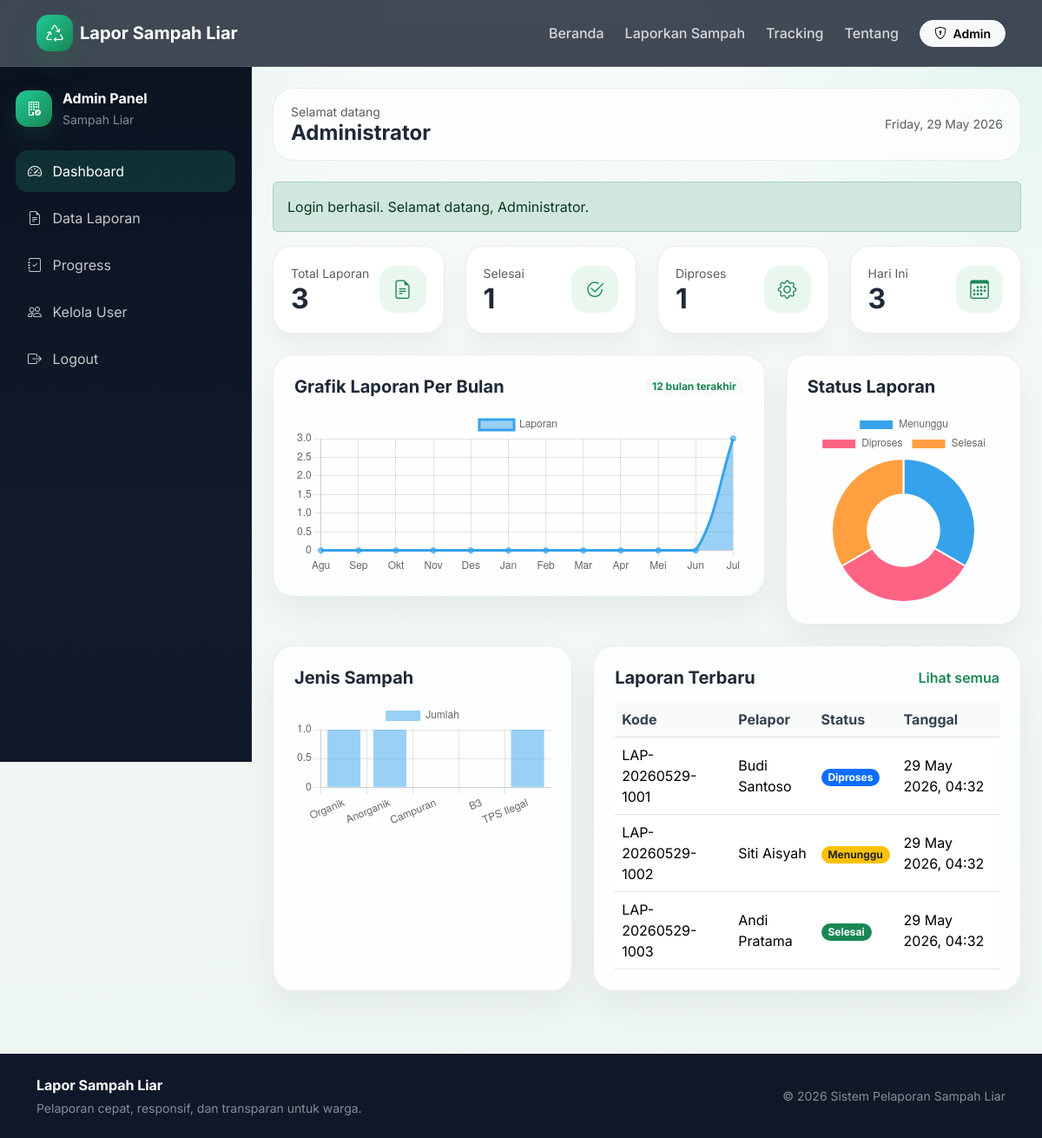
Page /admin/dashboard.php (signed in) on the committed database.
### tables this page shows
CREATE TABLE laporan (
    id INT AUTO_INCREMENT PRIMARY KEY,
    kode_laporan VARCHAR(20) NOT NULL,
    nama_pelapor VARCHAR(100) NOT NULL,
    email VARCHAR(100) NOT NULL,
    no_hp VARCHAR(20) NOT NULL,
    jenis_sampah VARCHAR(100) NOT NULL,
    deskripsi TEXT NOT NULL,
    foto VARCHAR(255),
    latitude VARCHAR(50) NOT NULL,
    longitude VARCHAR(50) NOT NULL,
    alamat TEXT NOT NULL,
    status ENUM('menunggu','diproses','selesai') DEFAULT 'menunggu',
    created_at TIMESTAMP DEFAULT CURRENT_TIMESTAMP
);

### helpers/functions.php (called while the page is built, shortened)
<?php
function base_url(string $path = ''): string {
    return rtrim(APP_URL, '/') . '/' . ltrim($path, '/');
}
function e(?string $value): string {
    return htmlspecialchars((string)$value, ENT_QUOTES, 'UTF-8');
}
function flash_get(string $key): ?string {
    $msg = $_SESSION['_flash'][$key];
    return $msg;
}
function format_date_id(?string $date): string {
    return date('d M Y, H:i', strtotime($date));
}
function badge_status(string $status): string {
    return match ($status) {
        'diproses' => 'bg-primary',
        'selesai' => 'bg-success',
        default => 'bg-warning text-dark',
    };
}
function label_status(string $status): string {
    return match ($status) {
        'diproses' => 'Diproses',
        'selesai' => 'Selesai',
        default => 'Menunggu',
    };
}

### helpers/auth.php (called while the page is built, shortened)
<?php
require_once __DIR__ . '/functions.php';
function auth_user(): ?array {
    if (!empty($_SESSION['auth_user']) && is_array($_SESSION['auth_user'])) {
        return $_SESSION['auth_user'];
    }
    return null;
}

### admin/dashboard.php (the view, shortened to what this page needs)
<?php
require_once __DIR__ . '/../helpers/auth.php';
require_once __DIR__ . '/../helpers/functions.php';
include __DIR__ . '/../templates/header.php';
$auth = auth_user();
$total = (int)($conn->query("SELECT COUNT(*) c FROM laporan")->fetch_assoc()['c'] ?? 0);
$selesai = (int)($conn->query("SELECT COUNT(*) c FROM laporan WHERE status='selesai'")->fetch_assoc()['c'] ?? 0);
$diproses = (int)($conn->query("SELECT COUNT(*) c FROM laporan WHERE status='diproses'")->fetch_assoc()['c'] ?? 0);
$hariini = (int)($conn->query("SELECT COUNT(*) c FROM laporan WHERE DATE(created_at) = CURDATE()")->fetch_assoc()['c'] ?? 0);
$monthly = [];
for ($i = 11; $i >= 0; $i--) {
    $monthKey = date('Y-m', strtotime("-$i months"));
    $stmt = $conn->prepare("SELECT COUNT(*) c FROM laporan WHERE DATE_FORMAT(created_at, '%Y-%m') = ?");
    $stmt->bind_param('s', $monthKey);
    $stmt->execute();
    $monthly[] = (int)($stmt->get_result()->fetch_assoc()['c'] ?? 0);
}
$statusCounts = [
    (int)($conn->query("SELECT COUNT(*) c FROM laporan WHERE status='menunggu'")->fetch_assoc()['c'] ?? 0),
    $diproses,
    $selesai
];
$typeCounts = [];
$types = ['organik','anorganik','campuran','b3','tps_ilegal'];
foreach ($types as $t) {
    $stmt = $conn->prepare("SELECT COUNT(*) c FROM laporan WHERE jenis_sampah = ?");
    $stmt->bind_param('s', $t);
    $stmt->execute();
    $typeCounts[] = (int)($stmt->get_result()->fetch_assoc()['c'] ?? 0);
}
?>
<div class="admin-layout">
  <?php include __DIR__ . '/../templates/sidebar.php'; ?>
  <main class="admin-main">
    <div class="admin-topbar d-flex flex-column flex-lg-row justify-content-between align-items-lg-center gap-3 mb-4">
      <div>
        <div class="text-muted small">Selamat datang</div>
        <h4 class="fw-bold mb-0"><?= e($auth['nama'] ?? 'Admin'); ?></h4>
      </div>
      <div class="text-muted small"><?= date('l, d F Y'); ?></div>
    </div>
    <?php if ($msg = flash_get('success')): ?>
      <div class="alert alert-success"><?= e($msg); ?></div>
    <?php endif; ?>
    <div class="row g-4 mb-4">
      <div class="col-md-6 col-xl-3">
        <div class="metric">
          <div class="d-flex justify-content-between align-items-center">
            <div>
              <div class="text-muted small">Total Laporan</div>
              <div class="h2 fw-bold mb-0"><?= $total; ?></div>
            </div>
            <div class="icon"><i class="bi bi-file-earmark-text"></i></div>
          </div>
        </div>
      </div>
      <div class="col-md-6 col-xl-3">
        <div class="metric">
          <div class="d-flex justify-content-between align-items-center">
            <div>
              <div class="text-muted small">Selesai</div>
              <div class="h2 fw-bold mb-0"><?= $selesai; ?></div>
            </div>
            <div class="icon"><i class="bi bi-check2-circle"></i></div>
          </div>
        </div>
      </div>
      <div class="col-md-6 col-xl-3">
        <div class="metric">
          <div class="d-flex justify-content-between align-items-center">
            <div>
              <div class="text-muted small">Diproses</div>
              <div class="h2 fw-bold mb-0"><?= $diproses; ?></div>
            </div>
            <div class="icon"><i class="bi bi-gear"></i></div>
          </div>
        </div>
      </div>
      <div class="col-md-6 col-xl-3">
        <div class="metric">
          <div class="d-flex justify-content-between align-items-center">
            <div>
              <div class="text-muted small">Hari Ini</div>
              <div class="h2 fw-bold mb-0"><?= $hariini; ?></div>
            </div>
            <div class="icon"><i class="bi bi-calendar3"></i></div>
          </div>
        </div>
      </div>
    </div>
    <div class="row g-4 mb-4">
      <div class="col-lg-8">
        <div class="glass-card p-4">
          <div class="d-flex align-items-center justify-content-between mb-3">
            <h5 class="fw-bold mb-0">Grafik Laporan Per Bulan</h5>
            <span class="badge text-bg-light text-success">12 bulan terakhir</span>
          </div>
          <canvas id="chartMonthly" height="110"></canvas>
        </div>
      </div>
      <div class="col-lg-4">
        <div class="glass-card p-4 h-100">
          <h5 class="fw-bold mb-3">Status Laporan</h5>
          <canvas id="chartStatus"></canvas>
        </div>
      </div>
    </div>
    <div class="row g-4">
      <div class="col-lg-5">
        <div class="glass-card p-4 h-100">
          <h5 class="fw-bold mb-3">Jenis Sampah</h5>
          <canvas id="chartJenis"></canvas>
        </div>
      </div>
      <div class="col-lg-7">
        <div class="glass-card p-4 h-100">
          <div class="d-flex justify-content-between align-items-center mb-3">
            <h5 class="fw-bold mb-0">Laporan Terbaru</h5>
            <a class="text-success fw-semibold" href="<?= base_url('admin/laporan.php'); ?>">Lihat semua</a>
          </div>
          <?php
            $recent = $conn->query("SELECT * FROM laporan ORDER BY created_at DESC LIMIT 5")->fetch_all(MYSQLI_ASSOC);
          ?>
          <div class="table-responsive">
            <table class="table align-middle mb-0">
              <thead><tr><th>Kode</th><th>Pelapor</th><th>Status</th><th>Tanggal</th></tr></thead>
              <tbody>
                <?php foreach ($recent as $r): ?>
                  <tr>
                    <td><?= e($r['kode_laporan']); ?></td>
                    <td><?= e($r['nama_pelapor']); ?></td>
                    <td><span class="badge rounded-pill <?= badge_status($r['status']); ?>"><?= e(label_status($r['status'])); ?></span></td>
                    <td><?= format_date_id($r['created_at']); ?></td>
                  </tr>
                <?php endforeach; ?>
              </tbody>
            </table>
          </div>
        </div>
      </div>
    </div>
  </main>
</div>
<script>
const monthly = <?= json_encode($monthly); ?>;
const statusCounts = <?= json_encode($statusCounts); ?>;
const typeCounts = <?= json_encode($typeCounts); ?>;
new Chart(document.getElementById('chartMonthly'), {
  type: 'line',
  data: {
    labels: ['Agu','Sep','Okt','Nov','Des','Jan','Feb','Mar','Apr','Mei','Jun','Jul'],
    datasets: [{
      label: 'Laporan',
      data: monthly,
      tension: .35,
      fill: true
    }]
  }
});
new Chart(document.getElementById('chartStatus'), {
  type: 'doughnut',
  data: {
    labels: ['Menunggu','Diproses','Selesai'],
    datasets: [{ data: statusCounts }]
  }
});
new Chart(document.getElementById('chartJenis'), {
  type: 'bar',
  data: {
    labels: ['Organik','Anorganik','Campuran','B3','TPS Ilegal'],
    datasets: [{ label: 'Jumlah', data: typeCounts }]
  }
});
</script>
<?php include __DIR__ . '/../templates/footer.php'; ?>

### templates/header.php (shortened to what this page needs)
<?php
require_once __DIR__ . '/../helpers/functions.php';
?>
<!doctype html>
<html lang="id">
<head>
    <link href="https://cdn.jsdelivr.net/npm/bootstrap@5.3.3/dist/css/bootstrap.min.css" rel="stylesheet">
    <link href="https://cdn.jsdelivr.net/npm/bootstrap-icons@1.11.3/font/bootstrap-icons.min.css" rel="stylesheet">
    <link href="https://cdn.jsdelivr.net/npm/datatables.net-bs5@1.13.10/css/dataTables.bootstrap5.min.css" rel="stylesheet">
    <link href="https://cdn.jsdelivr.net/npm/datatables.net-buttons-bs5@2.4.2/css/buttons.bootstrap5.min.css" rel="stylesheet">
    <link href="<?= base_url('assets/css/style.css'); ?>" rel="stylesheet">
    <link rel="stylesheet"
    href="https://unpkg.com/leaflet@1.9.4/dist/leaflet.css"/>
</head>
<body class="app-shell">
<?php if (!defined('NO_NAVBAR')): ?>
    <?php include __DIR__ . '/navbar.php'; ?>
<?php endif; ?>

### templates/navbar.php (shortened to what this page needs)
<?php
$active = basename($_SERVER['PHP_SELF'] ?? 'home.php');
?>
<nav class="navbar navbar-expand-lg navbar-dark navbar-glass sticky-top">
    <div class="container py-1">
        <a class="navbar-brand fw-bold d-flex align-items-center gap-2" href="<?= base_url('index.php'); ?>">
            <span class="brand-mark"><i class="bi bi-recycle"></i></span>
            <span><?= e(APP_NAME); ?></span>
        </a>
        <div class="collapse navbar-collapse" id="mainNav">
            <ul class="navbar-nav ms-auto align-items-lg-center gap-lg-2">
                <li class="nav-item"><a class="nav-link <?= $active==='home.php'?'active':''; ?>" href="<?= base_url('pages/home.php'); ?>">Beranda</a></li>
                <li class="nav-item"><a class="nav-link <?= $active==='laporan.php'?'active':''; ?>" href="<?= base_url('pages/laporan.php'); ?>">Laporkan Sampah</a></li>
                <li class="nav-item"><a class="nav-link <?= $active==='tracking.php'?'active':''; ?>" href="<?= base_url('pages/tracking.php'); ?>">Tracking</a></li>
                <li class="nav-item"><a class="nav-link <?= $active==='about.php'?'active':''; ?>" href="<?= base_url('pages/about.php'); ?>">Tentang</a></li>
                <li class="nav-item ms-lg-2">
                    <a class="btn btn-light btn-sm rounded-pill px-3 fw-semibold" href="<?= base_url('admin/login.php'); ?>">
                        <i class="bi bi-shield-lock me-1"></i> Admin
                    </a>
                </li>
            </ul>
        </div>
    </div>
</nav>

### templates/sidebar.php
<?php
$active = basename($_SERVER['PHP_SELF'] ?? 'dashboard.php');
?>
<aside class="admin-sidebar">
    <div class="brand-box">
        <div class="brand-mark"><i class="bi bi-building-check"></i></div>
        <div>
            <div class="fw-bold">Admin Panel</div>
            <small class="text-white-50">Sampah Liar</small>
        </div>
    </div>
    <nav class="nav flex-column mt-4">
        <a class="nav-link <?= $active==='dashboard.php'?'active':''; ?>" href="<?= base_url('admin/dashboard.php'); ?>"><i class="bi bi-speedometer2 me-2"></i> Dashboard</a>
        <a class="nav-link <?= $active==='laporan.php'?'active':''; ?>" href="<?= base_url('admin/laporan.php'); ?>"><i class="bi bi-file-earmark-text me-2"></i> Data Laporan</a>
        <a class="nav-link <?= $active==='progress.php'?'active':''; ?>" href="<?= base_url('admin/progress.php'); ?>"><i class="bi bi-journal-check me-2"></i> Progress</a>
        <a class="nav-link <?= $active==='users.php'?'active':''; ?>" href="<?= base_url('admin/users.php'); ?>"><i class="bi bi-people me-2"></i> Kelola User</a>
        <a class="nav-link" href="<?= base_url('admin/logout.php'); ?>"><i class="bi bi-box-arrow-right me-2"></i> Logout</a>
    </nav>
</aside>

### templates/footer.php (shortened to what this page needs)
<footer class="site-footer mt-5">
    <div class="container py-4">
        <div class="d-flex flex-column flex-md-row align-items-md-center justify-content-between gap-3">
            <div>
                <div class="fw-bold mb-1"><?= e(APP_NAME); ?></div>
                <div class="text-white-50 small">Pelaporan cepat, responsif, dan transparan untuk warga.</div>
            </div>
            <div class="text-white-50 small">© <?= date('Y'); ?> Sistem Pelaporan Sampah Liar</div>
        </div>
    </div>
</footer>
</body>
</html>

### assets/css/style.css (style rules this page uses)
:root { --green-900:#0f5132; --green-800:#146c43; --green-700:#198754; --green-600:#20a36b; --bg:#f4f8f6; --card:#ffffff; --text:#1f2937; --muted:#6b7280; --line:rgba(17,24,39,.08); --sidebar:#101828; }
* { box-sizing:border-box }
html,body { height:100% }
body.app-shell { font-family:'Inter',sans-serif; background: radial-gradient(circle at top left, rgba(25,135,84,.10), transparent 25%), radial-gradient(circle at top right, rgba(32,201,151,.10), transparent 22%), linear-gradient(180deg,#f7fbf8 0%,#eef6f1 100%); color:var(--text); }
a { text-decoration:none }
.navbar-glass { background:rgba(16,24,40,.78); backdrop-filter:blur(16px); border-bottom:1px solid rgba(255,255,255,.08); }
.navbar .nav-link { color:rgba(255,255,255,.78)!important;font-weight:500 }
.brand-mark,.brand-badge { width:42px;height:42px;border-radius:14px; display:inline-flex;align-items:center;justify-content:center; background:linear-gradient(135deg,#20c997,#198754); color:#fff;box-shadow:0 12px 30px rgba(25,135,84,.25) }
.stat-card,.info-card,.glass-card,.admin-card,.timeline-card { background:rgba(255,255,255,.85); border:1px solid var(--line); border-radius:24px; box-shadow:0 16px 40px rgba(16,24,40,.06); }
.btn { border-radius:14px; }
.admin-layout { display:grid;grid-template-columns:290px 1fr;min-height:100vh }
.admin-sidebar { background:linear-gradient(180deg,#0b1220,#121a2b 70%, #0f172a); color:#fff; padding:24px 18px; position:sticky; top:0; height:100vh; border-right:1px solid rgba(255,255,255,.06) }
.admin-sidebar .brand-box { display:flex;gap:12px;align-items:center }
.admin-sidebar .nav-link { color:rgba(255,255,255,.76); border-radius:14px; padding:12px 14px; margin-bottom:6px; }
.admin-sidebar .nav-link.active, .admin-sidebar .nav-link:hover { color:#fff;background:rgba(32,201,151,.16); }
.admin-main { padding:24px }
.admin-topbar { background:rgba(255,255,255,.78); backdrop-filter:blur(12px); border:1px solid var(--line); border-radius:24px; padding:16px 20px; }
.metric { background:#fff; border:1px solid var(--line); border-radius:22px; padding:20px; box-shadow:0 12px 24px rgba(16,24,40,.05); }
.metric .icon { width:54px;height:54px;border-radius:18px;background:#eaf7ef;color:#198754; display:flex;align-items:center;justify-content:center;font-size:1.35rem }
.table thead th { background:#f8fbf9; color:#344054; }
.site-footer { background:linear-gradient(135deg,#0f172a,#111827); color:#fff; margin-top:60px; }

### rows in the picture
laporan: kode_laporan "LAP-20260529-1001", nama_pelapor "Budi Santoso", status "Diproses", created_at "29 May 2026, 04:32"
laporan: kode_laporan "LAP-20260529-1002", nama_pelapor "Siti Aisyah", status "Menunggu", created_at "29 May 2026, 04:32"
laporan: kode_laporan "LAP-20260529-1003", nama_pelapor "Andi Pratama", status "Selesai", created_at "29 May 2026, 04:32"

### other values in the picture
APP_NAME "Lapor Sampah Liar"
$auth['nama'] "Administrator"
$msg "Login berhasil. Selamat datang, Administrator."
$total "3"
$selesai "1"
$diproses "1"
$hariini "3"
chart data {{ json_encode($monthly) }} [0,0,0,0,0,0,0,0,0,0,0,3]
chart data {{ json_encode($statusCounts) }} [1,1,1]
chart data {{ json_encode($typeCounts) }} [1,1,0,0,1]
